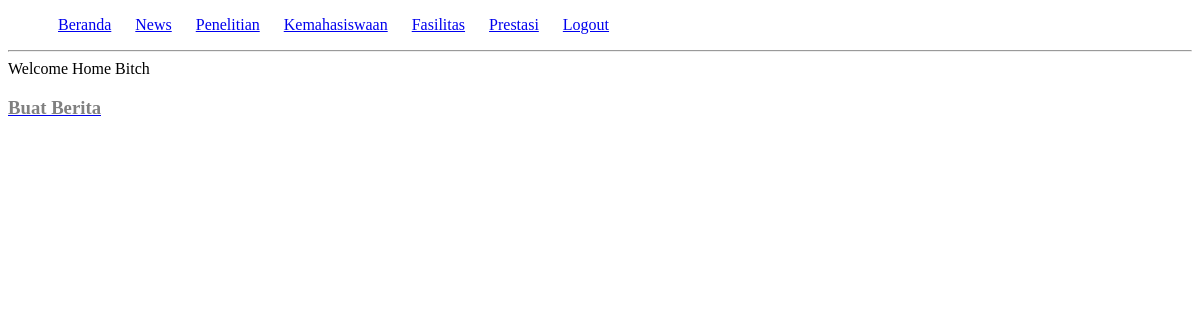
/index.php/admin/berita_c, run on an earlier commit of the app's database.
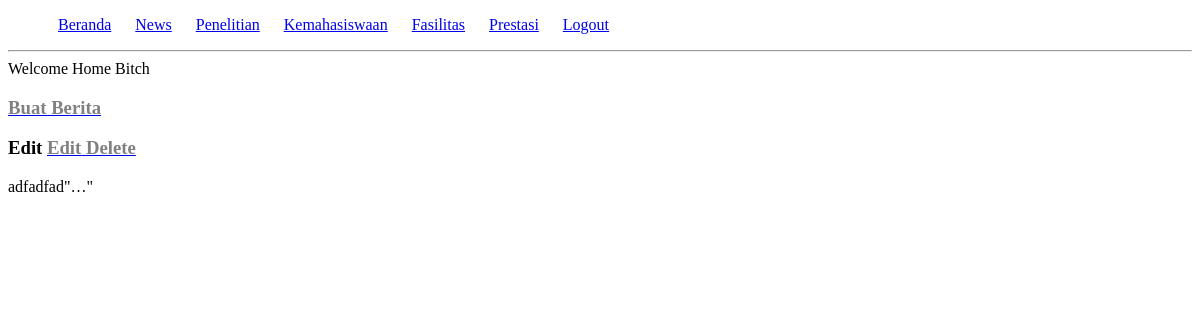
And on a later commit of the database.
### tables this page shows
CREATE TABLE `tulisan` (
  `id_tulisan` int(11) NOT NULL,
  `waktu` timestamp NOT NULL DEFAULT CURRENT_TIMESTAMP ON UPDATE CURRENT_TIMESTAMP,
  `judul` varchar(200) NOT NULL,
  `isi` text NOT NULL,
  `penulis` varchar(50) NOT NULL,
  `aktif` int(1) NOT NULL
);

### application/controllers/admin/berita_c.php (called while the page is built, shortened)
<?php
class berita_c extends CI_Controller{
	 function __construct(){
        $this->load->model('berita_m');
    }
    function index(){
       $this->load->view('admin/template/header');
        $data['tulisan']=$this->berita_m->get_tulisan();
        $this->load->view('admin/berita/view_v',$data);
    }
}
?>

### index.php (called while the page is built, shortened)
<?php
require_once BASEPATH.'core/CodeIgniter.php';

### application/models/berita_m.php (called while the page is built, shortened)
<?php
class berita_m extends CI_Model{
    function get_tulisan(){
        $this->db->select()->from('tulisan')->where('aktif',1)->order_by('waktu','desc')->limit(20,0);
        $query=$this->db->get();
        return $query->result_array();
    }
}
?>

### application/views/admin/berita/view_v.php (the view, shortened to what this page needs)
<h3><a href="<?=base_url()?>admin/berita_c/buat_tulisan/">
                <span style="color:gray">Buat Berita</span>
            </a></h3>
<?php
if (!isset($tulisan)){
  echo
"Tidak ada berita";
}else{
    foreach ($tulisan as $row) {
        echo'
        <h3>'.$row['judul'].'
        <a href="'.base_url().'admin/berita_c/edit_tulisan/'.$row['id_tulisan'].'">
                <span style="color:gray">Edit</span> </a>
                <a href="'.base_url().'admin/berita_c/hapus_tulisan/'.$row['id_tulisan'].'">
                <span style="color:gray">Delete</span>
            </a> </h3>
        <p>'.substr(strip_tags($row['isi']),0,200).'"…"</p>
';
    }
}?>
</body>
</html>

### application/views/admin/template/header.php
<?php
echo '
	<!DOCTYPE html>
	<html>
		<head>
			<title>Fakultas Teknik UNHAS</title>
			<link rel="stylesheet" type="text/css" href="'.base_url().'assets/css/style.css">
		</head>
	<nav>
		<ul>
			<li><a href="'.base_url().'admin">Beranda</a></li>
			<li><a href="'.base_url().'admin/news">News</a></li>
			<li><a href="'.base_url().'penelitian">Penelitian</a></li>
			<li><a href="'.base_url().'kemahasiswaan">Kemahasiswaan</a></li>
			<li><a href="'.base_url().'fasilitas">Fasilitas</a></li>
			<li><a href="'.base_url().'admin/prestasi">Prestasi</a></li>
			<li><a href="'.base_url().'admin/logout">Logout</a></li>
		</ul>
	</nav>
';
echo '<hr>';
echo '<marquee>Welcome Home Bitch</marquee>';
?>

### assets/css/style.css (style rules this page uses)
nav ul li { display:inline; padding:10px; }

What changed in the data, as far as the page shows it:
added tulisan: judul "Edit", isi "adfadfad"
